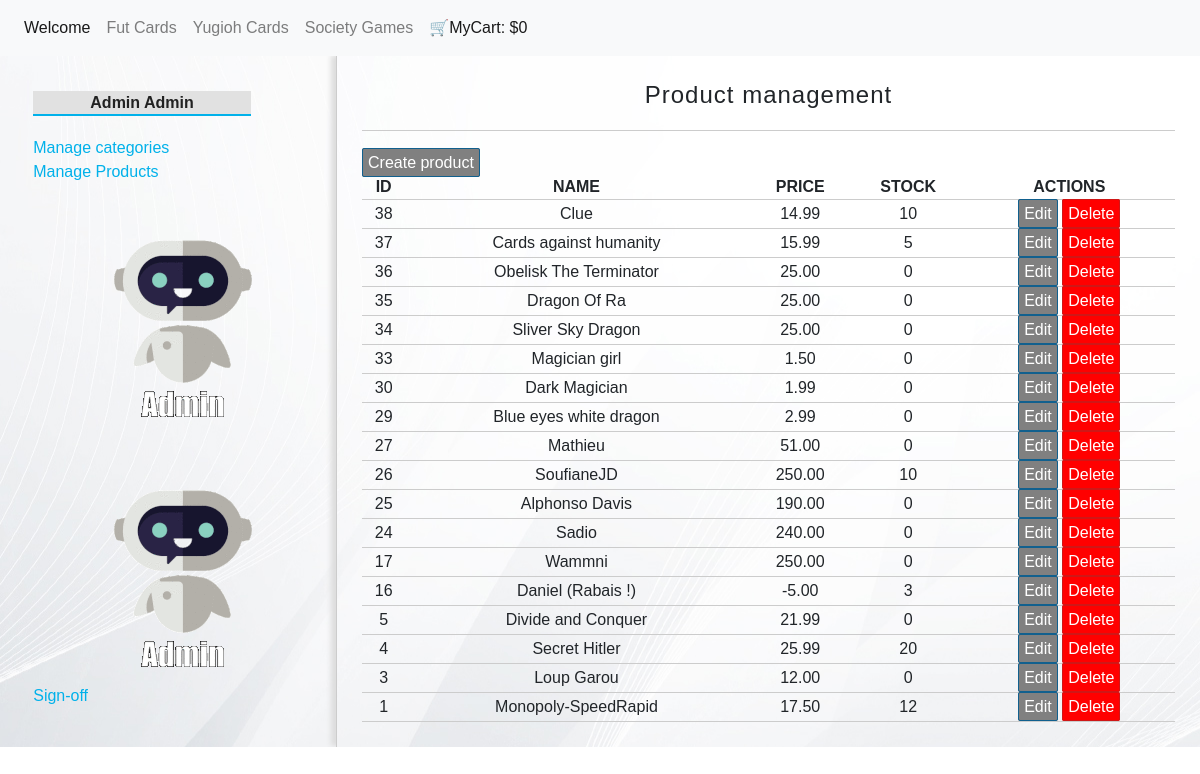
Page /product/gestion (signed in) on the committed database.
### tables this page shows
CREATE TABLE `categories` (
  `id` int(255) NOT NULL,
  `name` varchar(100) NOT NULL
);

CREATE TABLE `products` (
  `id` int(255) NOT NULL,
  `category_id` int(255) NOT NULL,
  `name` varchar(100) NOT NULL,
  `description` text DEFAULT NULL,
  `price` float(100,2) NOT NULL,
  `stock` int(255) NOT NULL,
  `offer` varchar(2) DEFAULT NULL,
  `datee` date NOT NULL,
  `image` varchar(255) DEFAULT NULL
);

### config/db.php (called while the page is built)
<?php
class Database{
    public static function connect(){
       $db = new mysqli('localhost', 'root', '', 'store');
       $db->query("SET NAMES 'utf8'");
       return $db;
    }
}

### helpers/utils.php (called while the page is built, shortened)
<?php
class Utils{
    public static function showCategories(){
        require_once 'models/category.php';
        $category = new Category();
        $categories = $category->getAll();
        return $categories;
    }
    public static function statutCart(){
        $statut = array(
            'count' => 0,
            'total' => 0
        );
        return $statut;
    }
}

### models/category.php (called while the page is built, shortened)
<?php
class Category{
    private $db;
    public function __construct() {
    $this->db = Database::connect();;
    }
    public function getAll(){
        $categories = $this->db->query("SELECT * FROM categories ORDER BY id DESC");
        return $categories;
    }
}

### controllers/ProductController.php (called while the page is built, shortened)
<?php
require_once 'models/product.php';
class ProductController{
    public function gestion(){
        $product = new Product();
        $products = $product->getAll();
        require_once 'views/product/gestion.php';
    }
}

### models/product.php (called while the page is built, shortened)
<?php
class Product{
    private $db;
    public function __construct() {
    $this->db = Database::connect();;
    }
    public function getAll(){
        $products = $this->db->query("SELECT * FROM products ORDER BY id DESC");
        return $products;
    }
}

### views/product/gestion.php (the view, shortened to what this page needs)
<h1>Product management</h1>
<a href="<?=base_url?>product/create" class="button button-small">Create product</a>
<table>
      <tr>
        <th> ID </th>
        <th> NAME </th>
        <th> PRICE </th>
        <th> STOCK </th>
        <th> ACTIONS </th>
    </tr>
    <?php while ($pro = $products->fetch_object()): ?>
        <tr>
            <td><?=$pro->id?></td>
            <td><?=$pro->name?></td>
            <td><?=$pro->price?></td>
            <td><?=$pro->stock?></td>
            <td>
                <a href="<?=base_url?>product/edit&id=<?=$pro->id?>" class="button button-gestion">Edit</a>
                <a href="<?=base_url?>product/deletee&id=<?=$pro->id?>" class="button button-gestion button-red">Delete</a>
            </td>
        </tr>
    <?php endwhile; ?>
</table>

### views/layout/header.php (shortened to what this page needs)
<!DOCTYPE HTML>
<html>
    <head>
    <link rel="stylesheet" href="https://stackpath.bootstrapcdn.com/bootstrap/4.3.1/css/bootstrap.min.css">
        <link rel="stylesheet" href="<?= base_url ?>assets/styles.css">
        <section class ="header">
            <?php $categories=Utils::showCategories();?>
  <nav class="navbar navbar-expand-lg navbar-light bg-light">
    <div class="collapse navbar-collapse" id="navbarNav">
      <ul class="navbar-nav">
        <li class="nav-item active">
          <a class="nav-link" href="<?= base_url ?>">Welcome</a>
        </li>
        <?php while($cat = $categories->fetch_object()): ?>
        <li class="nav-item">
          <a class="nav-link" href="<?= base_url ?>category/select&id=<?= $cat->id ?>"><?= $cat->name ?></a>
        </li>
        <?php endwhile;?>
        <li class="nav-item active navbar-right">
        <?php $statut = Utils::statutCart(); ?>
        <a class="nav-link" href="<?=base_url?>cart/index">🛒MyCart: $<?=$statut['total']?></a>
        </li>
      </ul>
    </div>
  </nav>
  </section>
  <div id="content">
</body>
</html>

### views/layout/sidebar.php
<aside id="sidebar">
    <div id="login" class="block_aside">
        <?php if (!isset($_SESSION['identity'])): ?>
            <img src="assets/img/loginlogo.gif">
            <img src="../assets/img/loginlogo.gif">
            <form action="<?= base_url ?>user/login" method="POST">
                <label for="email">Email</label>
                <input type="email" name="email">
                <label for="pw">Password</label>
                <input type="password" name="pw">
                <input type="submit" value="Send">
            </form>
        <?php else: ?>
            <h3><?= $_SESSION['identity']->name ?> <?= $_SESSION['identity']->lastname ?></h3>
        <?php endif; ?>
        <ul>
            <?php if (isset($_SESSION['admin'])): ?>
                <a href="<?= base_url ?>category/index">Manage categories</a></br>
                <a href="<?= base_url ?>product/gestion">Manage Products</a>
                <img src="../assets/img/adminlogo.gif">
                <img src="assets/img/adminlogo.gif">
            <?php endif; ?>
            <?php if (isset($_SESSION['identity'])): ?>
                <a href="<?= base_url ?>user/logout">Sign-off</a>
            <?php else: ?>
               <a href="<?= base_url ?>user/register">Sign Up</a>
            <?php endif; ?>
        </ul>
    </div>
</aside>
<div id="central">

### index.php (shortened to what this page needs)
<?php
require_once 'config/db.php';
require_once 'helpers/utils.php';
require_once 'views/layout/header.php';
require_once 'views/layout/sidebar.php';
if(isset($_GET['controller'])){
$name_controller = $_GET['controller'].'Controller';
}elseif(!isset($_GET['controller']) && !isset($_GET['action'])){
    $name_controller = controller_default;
}else{
    show_error();
    exit();
}
if (isset($name_controller) && class_exists($name_controller)) {
    $controllerr = new $name_controller();
    if (isset($_GET['action']) && method_exists($controllerr, $_GET['action'])) {
        $action = $_GET['action'];
        $controllerr->$action();
    }elseif(!isset($_GET['controller']) && !isset($_GET['action'])){
        $action_default = action_default;
        $controllerr->$action_default();
    } else {
        show_error();
    }
} else {
   show_error();
}

### assets/styles.css (style rules this page uses)
* { padding: 0px; margin: 0px; text-decoration: none; font-family: sans-serif, Helvetica, Arial; }
a { color: #01B1EA; text-decoration: none; }
table { text-align: center; width: 100%; border-bottom: 1px solid #ccc; }
td { border-top: 1px solid #ccc; padding: 2px; }
#content { margin: 0px auto; overflow: hidden; background: url(img/backcadre.jpg); }
#sidebar { width: 22%; min-height: 500px; float: left; margin-top: 20px; margin-left: 10px; }
#sidebar .block_aside { display: block; width: 90%; margin: 5px auto; padding: 10px; }
#sidebar h3 { display: block; color: #222; width: 100%; text-align: center; padding-top: 2px; padding-bottom: 2px; margin-bottom: 15px; font-size: 16px; font-weight: bold; background: #E1E1E1; border-bottom: 2px solid #01B1EA; }
#sidebar ul { margin-top: 20px; margin-bottom: 20px; text-decoration: none; }
input[type="button"], input[type="submit"], button, .button { border-radius: 2px; width: auto; padding: 5px; padding-left: 5px; padding-right: 5px; color: white; background: #2979CD; border: 1px solid #11608e; }
.button { background: grey; color: white !important; }
.button-small { width: 120px; text-align: center; margin-bottom: 10px; }
.button-gestion { margin-top: 5px; margin-bottom: 5px; }
.button-red { background: red; border: 1px solid #cf1717; }
#central { width: 72%; min-height: 500px; float: right; border-left: 1px solid #ccc; box-shadow: -5px -1px 5px #ddd; padding: 25px; }
#central h1 { font-size: 24px; font-weight: normal; letter-spacing: 1px; text-align: center; border-bottom: 1px solid #ccc; margin-bottom: 20px; padding: 20px; padding-top: 0px; }

### rows in the picture
categories: name "Fut Cards"
categories: name "Yugioh Cards"
categories: name "Society Games"
products: id "38", name "Clue", price "14.99", stock "10"
products: id "37", name "Cards against humanity", price "15.99", stock "5"
products: id "36", name "Obelisk The Terminator", price "25.00", stock "0"
products: id "35", name "Dragon Of Ra", price "25.00", stock "0"
products: id "34", name "Sliver Sky Dragon", price "25.00", stock "0"
products: id "33", name "Magician girl", price "1.50", stock "0"
products: id "30", name "Dark Magician", price "1.99", stock "0"
products: id "29", name "Blue eyes white dragon", price "2.99", stock "0"
products: id "27", name "Mathieu", price "51.00", stock "0"
products: id "26", name "SoufianeJD", price "250.00", stock "10"
products: id "25", name "Alphonso Davis", price "190.00", stock "0"
products: id "24", name "Sadio", price "240.00", stock "0"
products: id "17", name "Wammni", price "250.00", stock "0"
products: id "16", name "Daniel (Rabais !)", price "-5.00", stock "3"
products: id "5", name "Divide and Conquer", price "21.99", stock "0"
products: id "4", name "Secret Hitler", price "25.99", stock "20"
products: id "3", name "Loup Garou", price "12.00", stock "0"
products: id "1", name "Monopoly-SpeedRapid", price "17.50", stock "12"

### other values in the picture
$statut['total'] "0"
$_SESSION['identity']->name "Admin"
$_SESSION['identity']->lastname "Admin"
